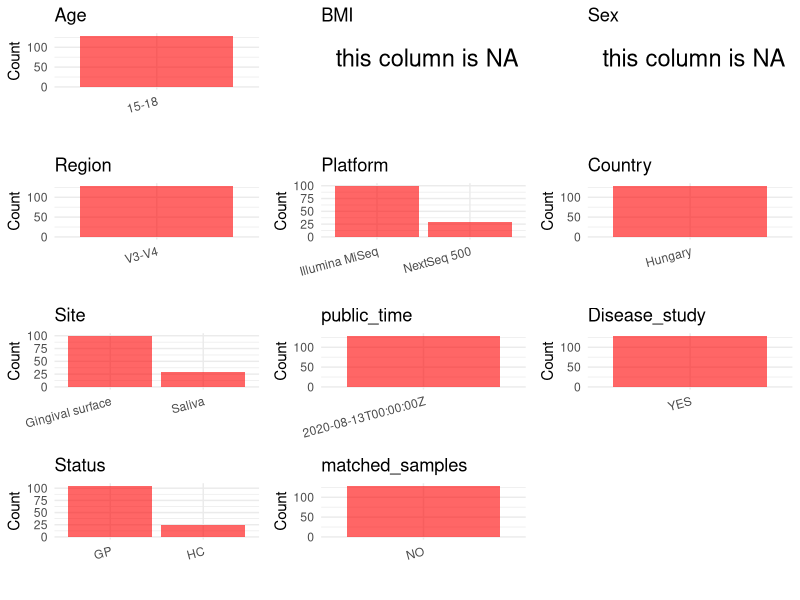

Here is the R script that generated this plot: (Note: this script raises an error after producing the figure.)
## ---- chunk 1
# Load necessary libraries
library(dplyr)
library(ggplot2)
library(cowplot)
setwd("D:/PRJNA650272")
initial_meta<-read.csv("SraRunTable.csv",header = T)
head(initial_meta)
## ---- chunk 2
# Create a uniform metadata dataframe
metadata <- data.frame(
  BioProject = initial_meta$BioProject,
  Run = initial_meta$Run,
  sample_name =initial_meta$`Library.Name`,
  Age = initial_meta$AGE,
 
  Platform = initial_meta$Instrument,
  
  Site = initial_meta$isolate,
  public_time = initial_meta$ReleaseDate,
  stringsAsFactors = FALSE
)
## ---- chunk 3
# Add information obtained from the publicatio
metadata$BMI <-NA
metadata$Sex <-NA
metadata$Country <-"Hungary"
metadata$Region <- "V3-V4"
metadata$PCR_primers <-"F:5'TCGTCGGCAGCGTCAGATGTGTATAAGAGACAGCCTACGGGNGGCWGCAG; R：5'GTCTCGTGGGCTCGGAGATGTGTATAAGAGACAGGACTACHVGGGTATCTAATC"
metadata$title <- "Microbiomes in supragingival biofilms and saliva of adolescent patients with provoked and naturally occurring gingivitis relative to gingival health"
metadata$Disease_study <- "YES"
metadata<-metadata%>%
  mutate(Status=case_when(grepl("C",sample_name)~"HC",grepl("A|B",sample_name)~"GP"))

metadata$matched_samples <- "NO"

#extract subject id by remove prefix of sample_name
metadata$sample_name <- gsub("A|B|C", "", metadata$sample_name)

# Check initial data distribution
cat("Initial sample distribution:\n")
table(metadata$sample_name)
table(metadata$Site)


# Calculate sampling frequency per subject
sample_counts <- table(metadata$sample_name)
cat("\nNumber of samples per subject:\n")
print(sample_counts)

## ---- chunk 4
# Check the number of unique runs and sample names
print(paste("Number of unique runs:", length(unique(metadata$Run))))
print(paste("Number of unique sample names:", length(unique(metadata$sample_name))))
## ---- chunk 5
# Select columns for visualization
plot_data <- metadata %>%
  select(-BioProject, -Run, -sample_name, -title)

# Function to create simple plots for each column
create_simple_plots <- function(data) {
  plots <- list()
  
  for (col in colnames(data)) {
    # Check if the column is all NA
    if (all(is.na(data[[col]]))) {
      # Create an empty plot with text indicating all NA
      p <- ggplot() +
        annotate("text", x = 0.5, y = 0.5, label = "this column is NA", size = 6) +
        labs(title = col) +
        theme_void()
    } else if (is.numeric(data[[col]])) {
      # Numeric variable: histogram
      p <- ggplot(data, aes(x = .data[[col]])) +
        geom_histogram(fill = "blue", alpha = 0.6, bins = 20, na.rm = TRUE) +
        labs(title = col) +
        theme_minimal()
    } else {
      # Categorical variable: bar plot (remove NA values)
      count_data <- as.data.frame(table(data[[col]], useNA = "ifany"))
      p <- ggplot(count_data, aes(x = reorder(Var1, -Freq), y = Freq)) +
        geom_col(fill = "red", alpha = 0.6) +
        labs(title = col, x = NULL, y = "Count") +
        theme_minimal() +
        theme(axis.text.x = element_text(angle = 15, hjust = 1))
    }
    plots[[col]] <- p
  }
  
  return(plots)
}

# Generate and arrange plots
plots <- create_simple_plots(plot_data)
p<-plot_grid(plots$Age, 
          plots$BMI, 
          plots$Sex, 
          plots$Region, 
          plots$Platform, 
          plots$Country, 
          plots$Site,
          plots$public_time, 
          plots$Disease_study,
          plots$Status,
          plots$matched_samples,# add 
          ncol = 3, align = "hv", axis = "lb")
ggsave("Metadata_Summary.png", plot = p, width = 8, height = 6, dpi = 150)
## ---- chunk 6
knitr::include_graphics("Metadata_Summary.png")
## ---- chunk 7
# Reorder columns to match the desired format
metadata <- metadata[, c(
  "BioProject", "Run", "sample_name", "Age", "BMI", "Sex", 
  "Region", "Platform", "Country", "Site", "public_time", 
  "PCR_primers", "title", "Disease_study", "Status","matched_samples"
)]

# Export the uniform metadata to a CSV file
write.csv(metadata, file = "metadata.csv", quote = FALSE)
head(metadata)
